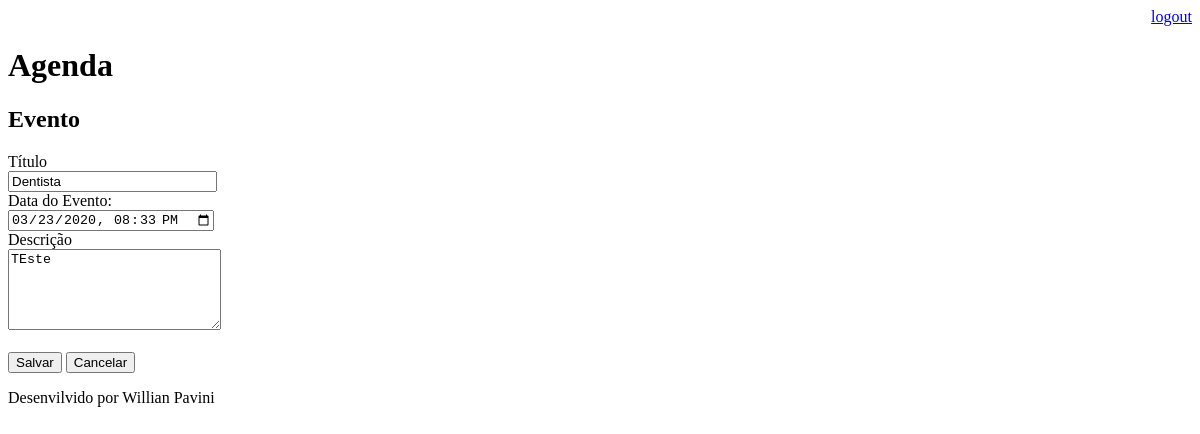
The page /agenda/evento/?id=19 (signed in) on the database as committed earlier.
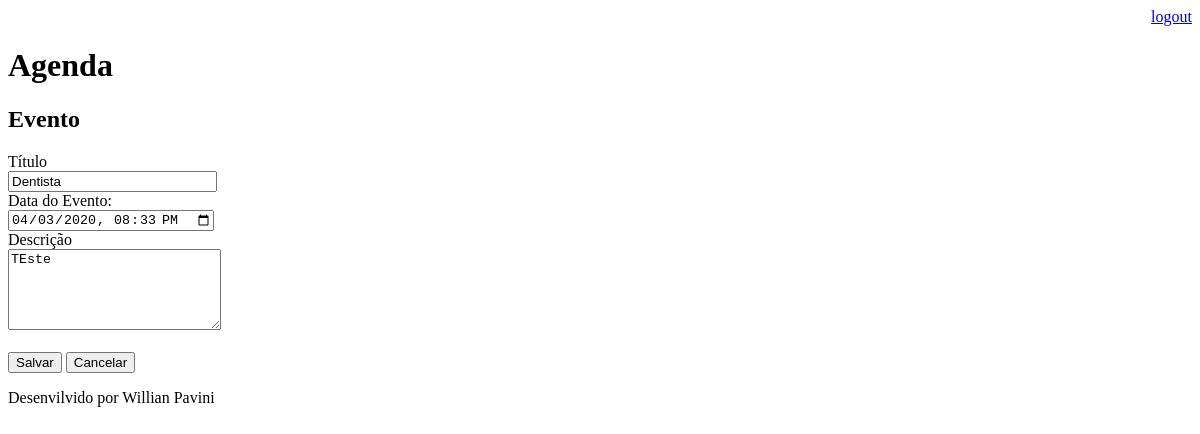
The same page on the database as committed later.
### core/models.py (models this page shows, shortened)
class Evento(models.Model):
    titulo = models.CharField(max_length=100)
    descricao = models.TextField(blank=True, null=True)
    data_evento = models.DateTimeField(verbose_name='Data do Evento')
    data_criacao = models.DateTimeField(auto_now=True)
    usuario = models.ForeignKey(User, on_delete=models.CASCADE)
    class Meta:
        db_table = 'evento'
    def get_data_input_evento(self):
        return self.data_evento.strftime('%Y-%m-%dT%H:%M')

### core/views.py (the view)
# urls.py: path('agenda/evento/', views.evento),
@login_required(login_url='/login/')
def evento(request):
    id_evento = request.GET.get('id')
    dados = {}
    if id_evento:
        dados['evento'] = Evento.objects.get(id=id_evento)
    return render(request, 'evento.html', dados)

### templates/evento.html (shortened to what this page needs)
{% extends "model-page.html" %}
{% block content %}
<h2>Evento</h2>
<form action="submit" method="POST"> {% csrf_token %}
    <label>Título</label>
    <br>
    <input type="text" name="titulo" size="23" value="{{ evento.titulo }}">
    <br>
    <label>Data do Evento:</label>
    <br>
    <input type="datetime-local" name="data_evento" value="{{ evento.get_data_input_evento }}">
    <br>
    <label>Descrição</label>
    <br>
    <textarea name="descricao" rows="5" cols="24">{{ evento.descricao }}</textarea>
    <br><br>
    <button type="submit">Salvar</button>
    <a href="/">
        <button type="button">Cancelar</button>
    </a>
</form>
{% endblock %}

Rows that differ between the two databases and show on the page:
changed Evento "Dentista": data_evento "03/23/2020 20:33" → "04/03/2020 20:33"
